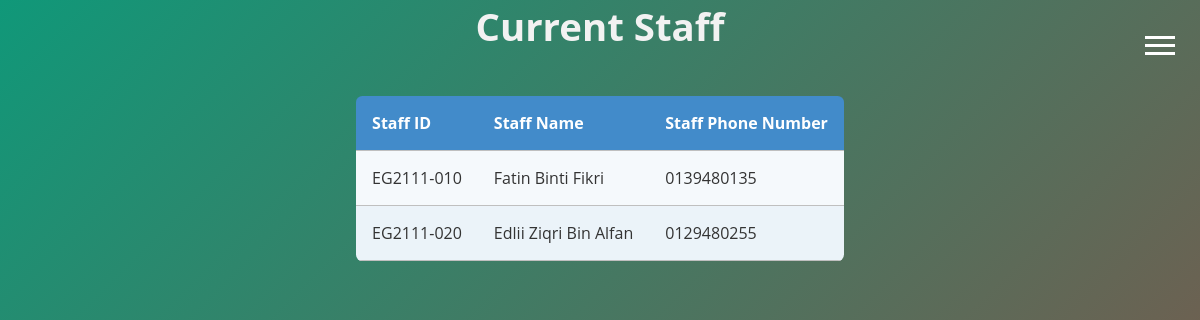
Screenshot of /Easy_Go/staffTable with the database file from the repository.
### EasyGo/models.py (models this page shows)
class Staff(models.Model):
    staffID = models.CharField(max_length=10, primary_key=True)
    staffName = models.TextField(max_length=100)
    staffPhoneNumber = models.CharField(max_length=11)
    staffPassword = models.CharField(max_length=9, default='null')

### EasyGo/views.py (the view)
# urls.py: path("staffTable", views.staffTable, name="staffTable"),
def staffTable(request):
    allStaff = Staff.objects.all()
    dict={
        'allStaff': allStaff
    }
    return render (request,'staffTable.html',dict)

### EasyGo/templates/staffTable.html (shortened to what this page needs)
<html lang="en">
<head>
</head>
<body>
    <center><h1>Current Staff</h1></center><br><br>
    <table class="rwd-table">
        <tr>
            <td><strong>Staff ID</strong></td>
            <td><strong>Staff Name</strong></td>
            <td><strong>Staff Phone Number</strong></td>
        </tr>
        {% for data in allStaff %}
            <tr>
                <td>{{data.staffID}}</td>
                <td>{{data.staffName}}</td>
                <td>{{data.staffPhoneNumber}}</td>
            </tr>
        {% endfor %}
    </table>
    <br><br>
    <label for="active" class="menu-btn"><span></span></label>
</body>
</html>

### EasyGo/templates/staffTable.html (style rules this page uses)
* { margin: 0; padding: 0; box-sizing: border-box; font-family: 'Lato', sans-serif; font-family: 'Oswald', sans-serif; }
h1 { color: white }
html, body { width: 100%; height:100%; }
body { background: linear-gradient(-45deg, #d84c22, #6855c7e6, #b13834, #109879); background-size: 400% 400%; animation: gradient 8s ease infinite; }
.menu-btn { position: absolute; z-index: 2; right: 20px; top: 20px; height: 50px; width: 50px; text-align: center; line-height: 50px; border-radius: 50%; font-size: 20px; transition: all 0.3s ease-in-out; }
.menu-btn span, .menu-btn:before, .menu-btn:after { content: ""; position: absolute; top: calc(50% - 1px); left: 30%; width: 60%; border-bottom: 3px solid white; transition: transform .6s cubic-bezier(0.215, 0.61, 0.355, 1); }
.menu-btn:before { transform: translateY(-8px); }
.menu-btn:after { transform: translateY(8px); }
* { font-family: 'Open Sans', sans-serif; }
.rwd-table { margin: auto; min-width: 300px; max-width: 100%; border-collapse: collapse; }
.rwd-table tr:first-child { border-top: none; background: #428bca; color: #fff; }
.rwd-table tr { border-top: 1px solid #ddd; border-bottom: 1px solid #ddd; background-color: #f5f9fc; }
.rwd-table tr:nth-child(odd):not(:first-child) { background-color: #ebf3f9; }
.rwd-table td { display: block; }
.rwd-table td:first-child { margin-top: .5em; }
.rwd-table td:last-child { margin-bottom: .5em; }
.rwd-table td:before { content: attr(data-th) ": "; font-weight: bold; width: 120px; display: inline-block; color: #000; }
.rwd-table th, .rwd-table td { text-align: left; }
.rwd-table { color: #333; border-radius: .4em; overflow: hidden; }
.rwd-table tr { border-color: #bfbfbf; }
.rwd-table th, .rwd-table td { padding: .5em 1em; }
@media screen and (min-width: 600px) { .rwd-table td:before { display: none; } }
@media screen and (min-width: 600px) { .rwd-table th, .rwd-table td { display: table-cell; padding: .25em .5em; } }
@media screen and (min-width: 600px) { .rwd-table th:first-child, .rwd-table td:first-child { padding-left: 0; } }
@media screen and (min-width: 600px) { .rwd-table th:last-child, .rwd-table td:last-child { padding-right: 0; } }
@media screen and (min-width: 600px) { .rwd-table th, .rwd-table td { padding: 1em !important; } }
h1 { text-align: center; font-size: 2.4em; color: #f2f2f2; }

### rows the page displays
Staff: staffID "EG2111-010", staffName "Fatin Binti Fikri", staffPhoneNumber "0139480135"
Staff: staffID "EG2111-020", staffName "Edlii Ziqri Bin Alfan", staffPhoneNumber "0129480255"
